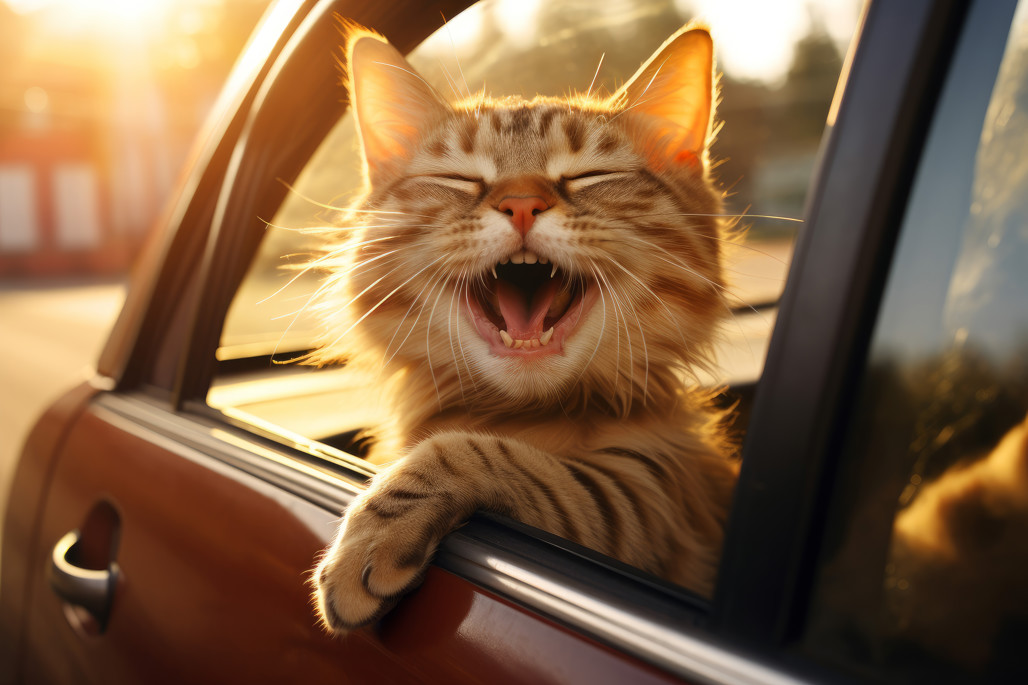
#> input picture day09/coby.jpg, 1028 x 685 px, found by its file name
$ python p62_opencv.py   (older library calls are emulated)
#> lines starting #> are read from the running program, lines starting #| are printed output that depends on the picture; after the words box and inside, x2 and y2 are one past the last pixel; in counts of white or black regions, pixels touching at a corner belong together
# file: p62_opencv.py
# desc: OpenCV 계속

import cv2

image = cv2.imread('./day09/coby.jpg',cv2.IMREAD_UNCHANGED )
#> image is the input picture: shape (685, 1028, 3); mean B, G, R 68.7, 99.6, 132.1
dst = cv2.blur(image,(20,20), anchor=(-1,-1),borderType=cv2.BORDER_DEFAULT)
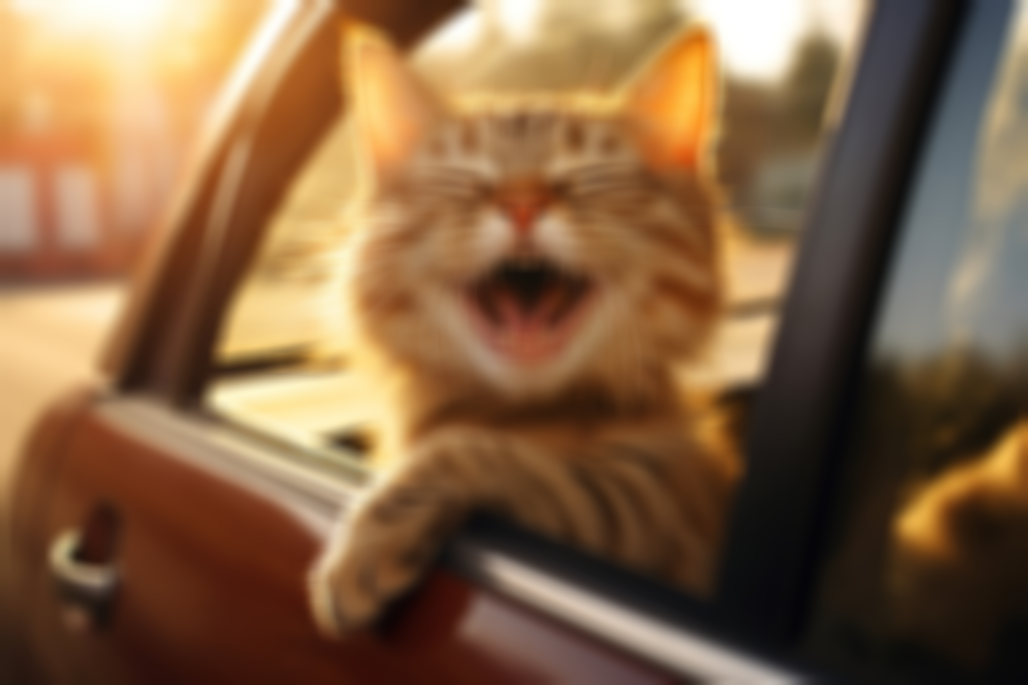
#> dst: shape (685, 1028, 3); mean B, G, R 68.8, 99.7, 132.2

gray = cv2.cvtColor(image,cv2.COLOR_BGR2GRAY)
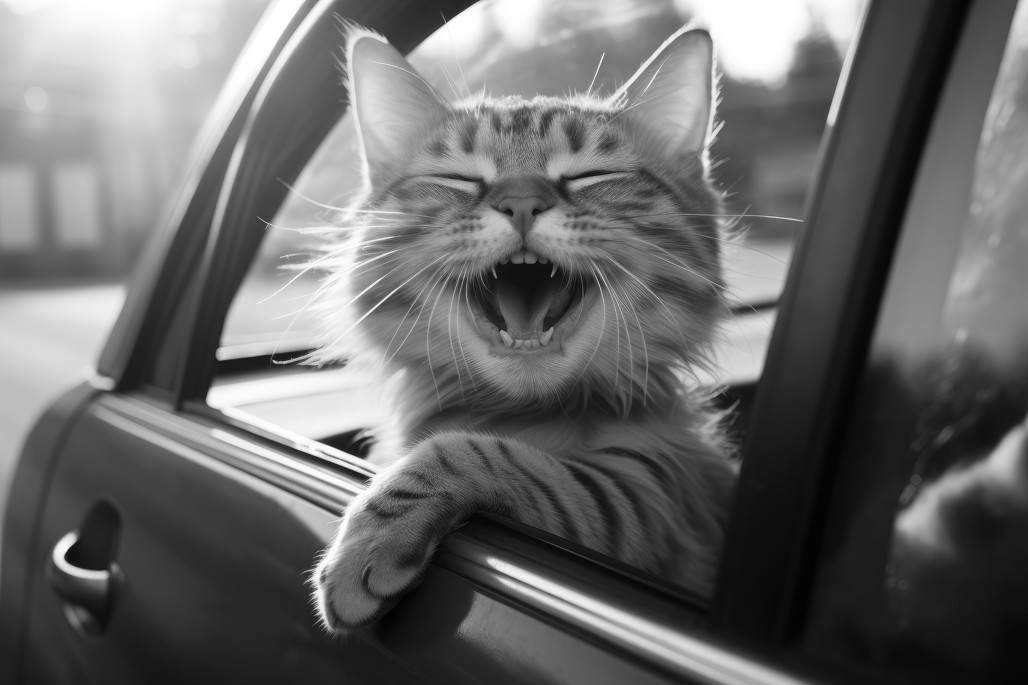
#> gray: shape (685, 1028); min 1, max 255, mean 105.8
sobel = cv2.Sobel(gray,cv2.CV_8U,1,0,3)
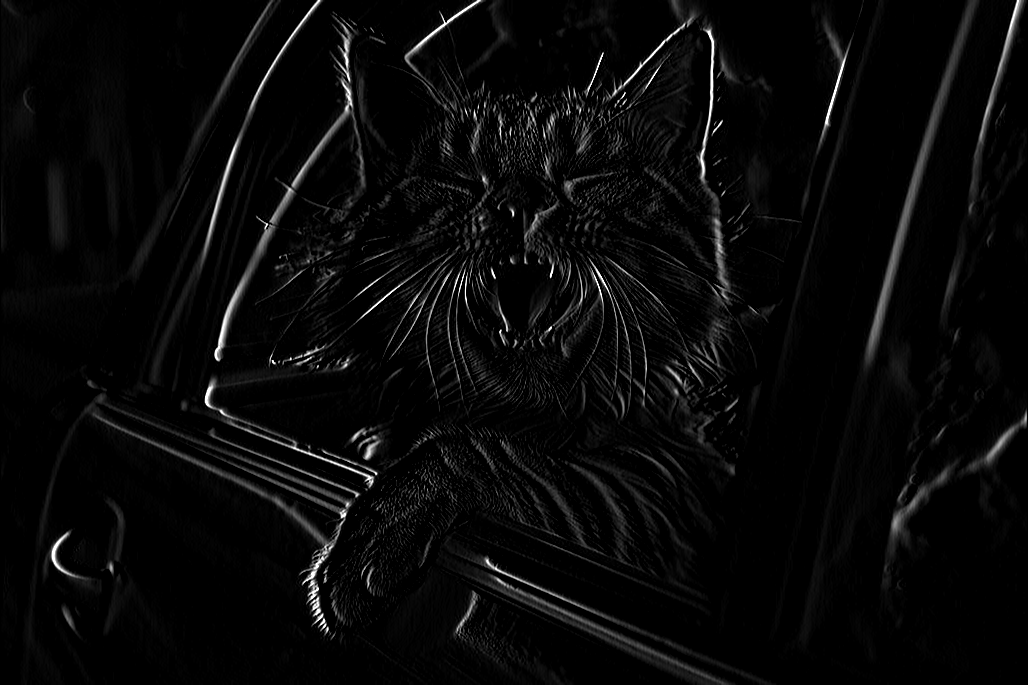
#> sobel: shape (685, 1028); min 0, max 255, mean 8.8
laplacian = cv2.Laplacian(gray,cv2.CV_8U,ksize=3)
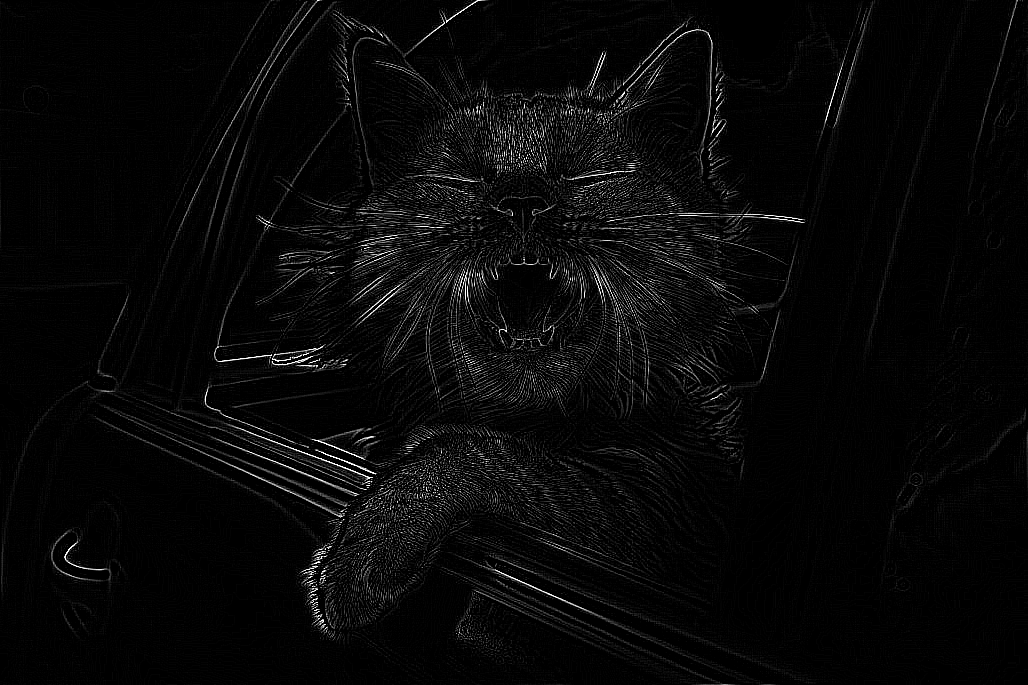
#> laplacian: shape (685, 1028); min 0, max 255, mean 8.3
canny = cv2.Canny(image,100,255)
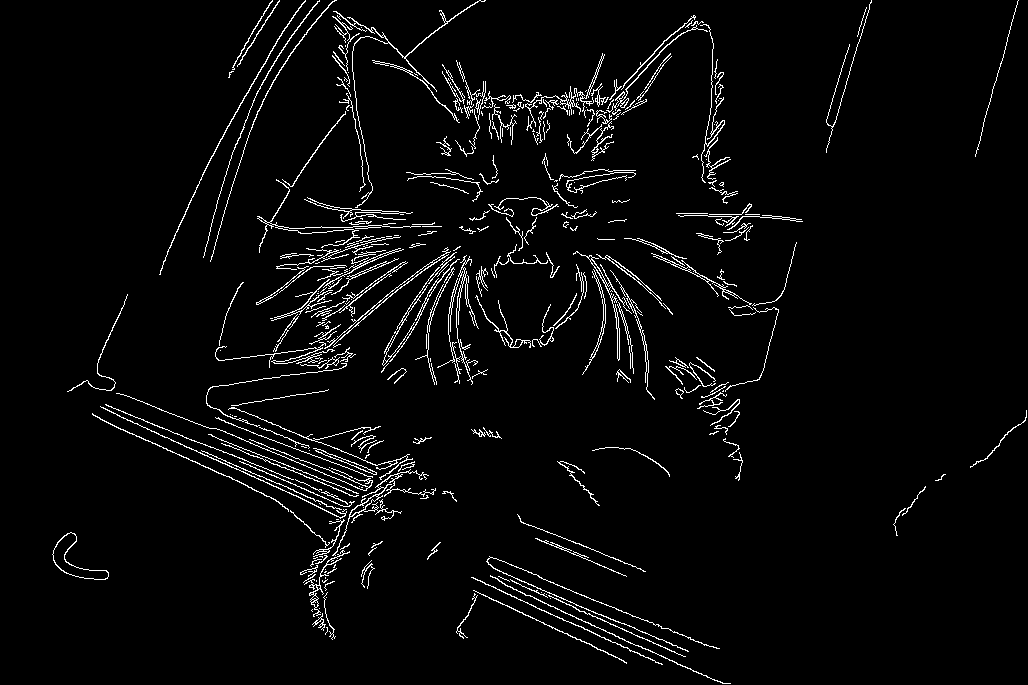
#> canny: shape (685, 1028); 3.6% white in thin lines or dots

height, width, channel = image.shape
#> height = 685; width = 1028; channel = 3

cv2.imshow('Coby the cat',image) # 원본
cv2.imshow('Blur',dst) # 블러 이미지
cv2.imshow('Sobel',sobel) # 입체감있는 윤곽
cv2.imshow('Laplacian',laplacian) #일반적인 윤곽
cv2.imshow('Canny',canny) # 흑백으로 윤곽

cv2.waitKey(0)
cv2.destroyAllWindows()

$ run again, with day09/tropical_beach.jpg copied over day09/coby.jpg
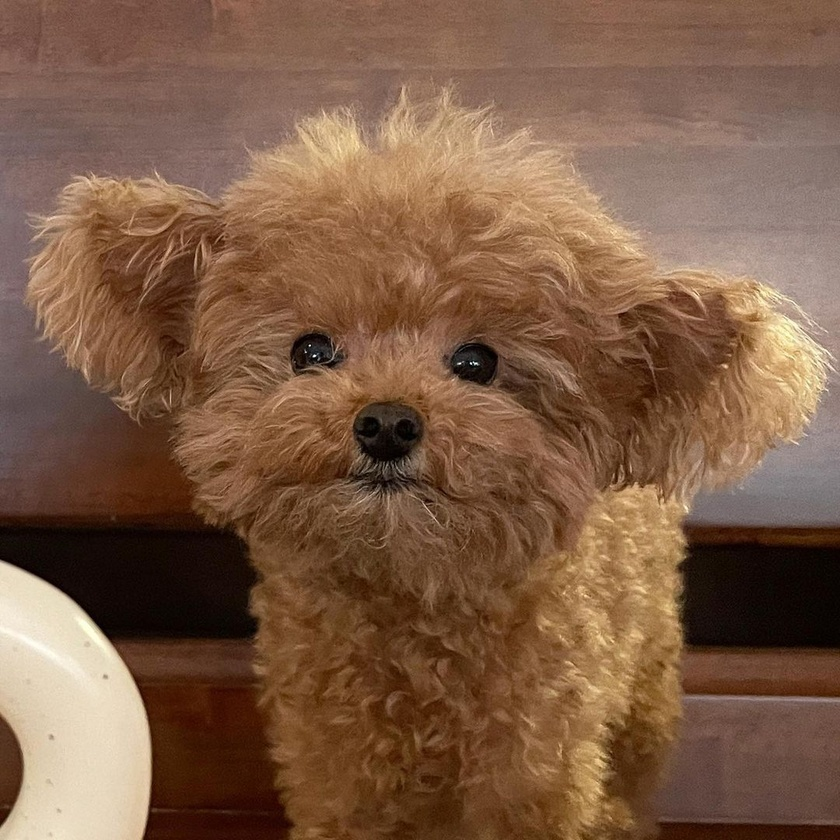
#> input picture day09/tropical_beach.jpg, 840 x 840 px, shrunk from 1080 x 1080 before the run, found by its file name
#> image is the input picture: shape (840, 840, 3); mean B, G, R 69.4, 92.3, 125.5
#> `gray = cv2.cvtColor(image,cv2.COLOR_BGR2GRAY)`:
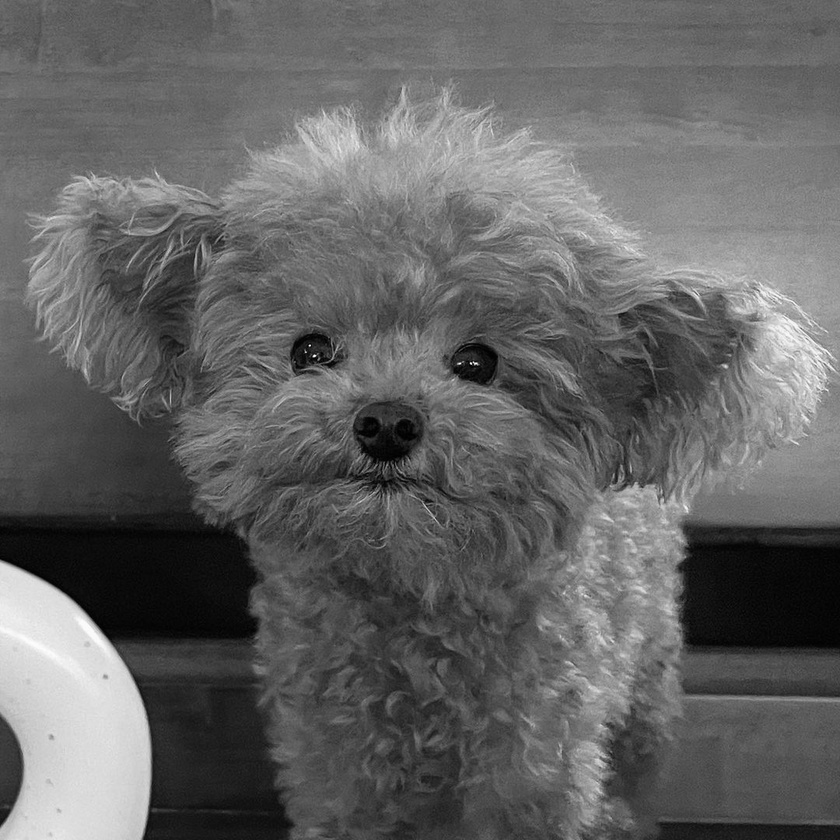
#> gray: shape (840, 840); min 0, max 255, mean 99.6
#> `canny = cv2.Canny(image,100,255)`:
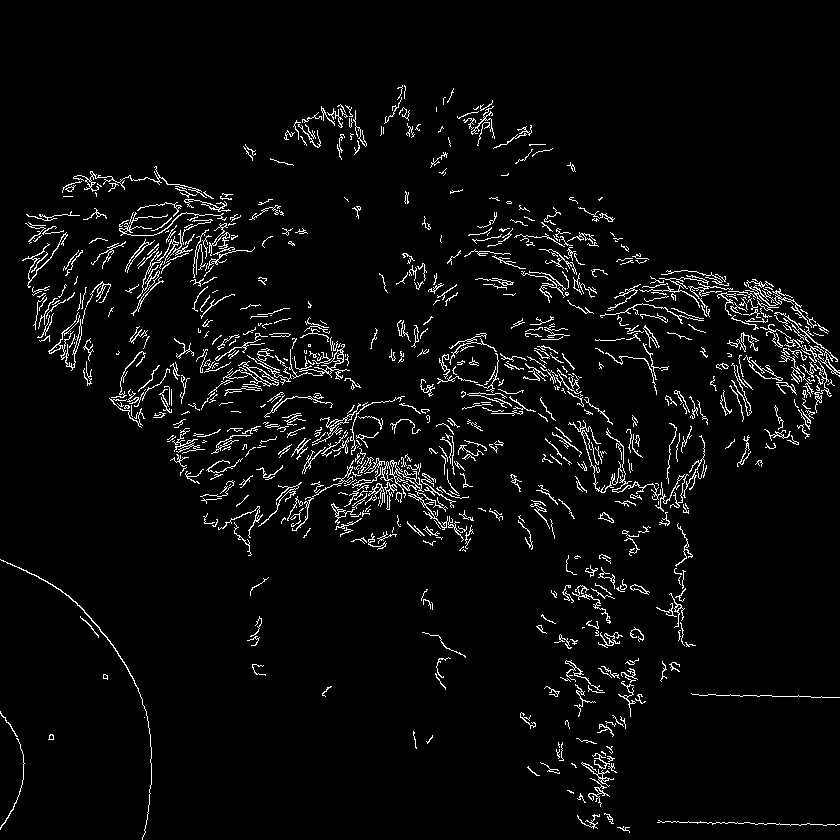
#> canny: shape (840, 840); 4.2% white in thin lines or dots, all inside (x1, y1, x2, y2) = (0, 85, 840, 840)
